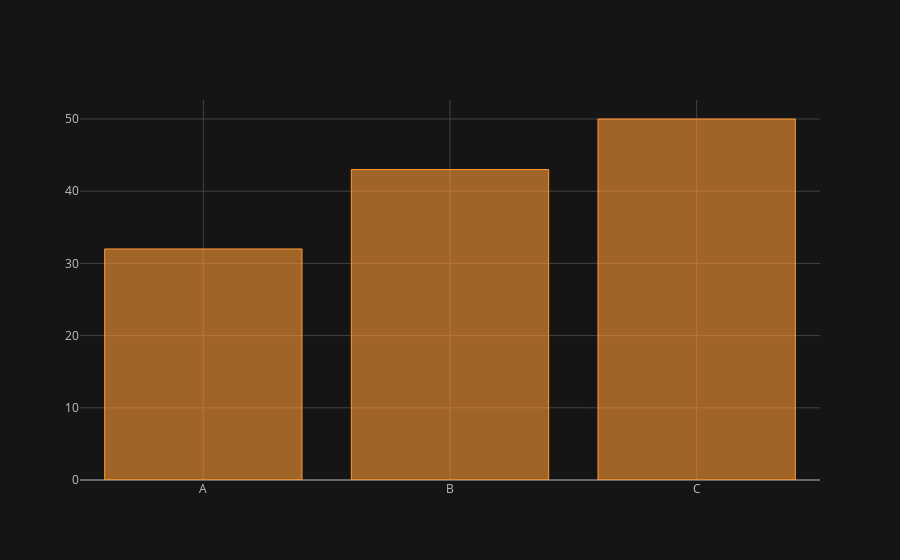

The cell this chart's notebook holds for it:
### Code cell
df2.iplot(kind='bar',x='Category',y='Values',theme ='solar')

### Figure 1 — Plotly figure (JSON) as saved in the notebook; plotly's stock layout.template omitted (floating-point values rounded to 4 significant figures)
{"data": [{"marker": {"color": "rgba(255, 153, 51, 0.6)", "line": {"color": "rgba(255, 153, 51, 1.0)", "width": 1}}, "name": "Values", "orientation": "v", "text": "", "type": "bar", "x": ["A", "B", "C"], "y": [32, 43, 50]}], "layout": {"legend": {"bgcolor": "#151516", "font": {"color": "#D9D9D9"}}, "paper_bgcolor": "#151516", "plot_bgcolor": "#151516", "title": {"font": {"color": "#D9D9D9"}}, "xaxis": {"gridcolor": "#434343", "showgrid": true, "tickfont": {"color": "#C2C2C2"}, "title": {"font": {"color": "#D9D9D9"}, "text": ""}, "zerolinecolor": "#666570"}, "yaxis": {"gridcolor": "#434343", "showgrid": true, "tickfont": {"color": "#C2C2C2"}, "title": {"font": {"color": "#D9D9D9"}, "text": ""}, "zerolinecolor": "#666570"}}}
